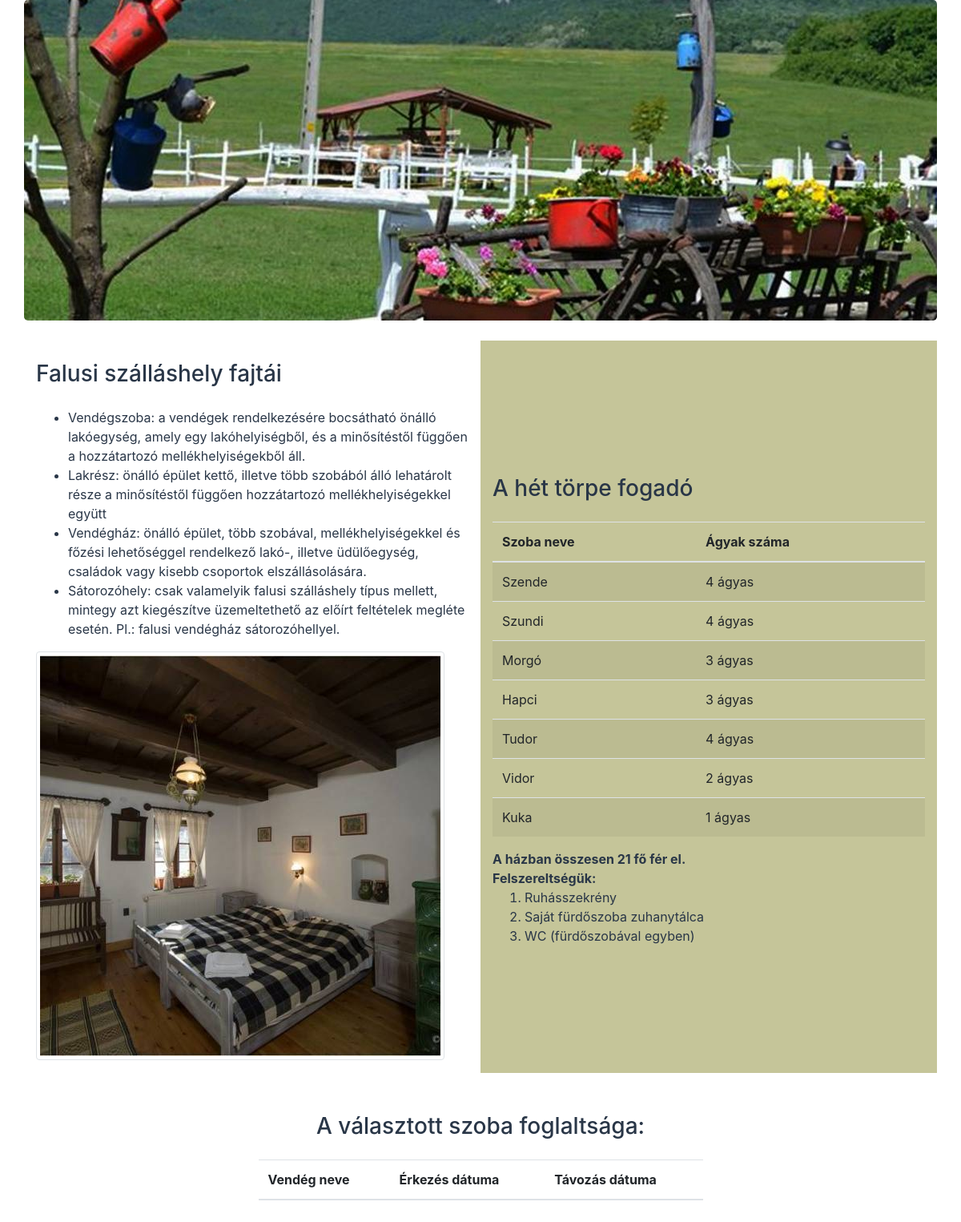
Screenshot of /Komplex/komplex_1/nezet/foglaltsag.php with the database file from the repository.
### tables this page shows
CREATE TABLE IF NOT EXISTS szobak (
  szazon INT(11) NOT NULL,
  sznev VARCHAR(6) DEFAULT NULL,
  agy INT(11) DEFAULT NULL,
  potagy INT(11) DEFAULT NULL,
  PRIMARY KEY (szazon)
);

### Komplex/komplex_1/nezet/foglaltsag.php (the view, shortened to what this page needs)
<!DOCTYPE html>
<?php
include_once '../include/connect.php';
?>
<html lang="hu">
<head>
    <link rel="stylesheet" href="../css/bootstrap.css">
    <link rel="stylesheet" href="../fogado.css">
</head>
<body>
    <div class="container jumbotron bg-fej"></div>
    <div class="container">
        <div class="row">
            <div class="col-md-6">
                <h3>Falusi szálláshely fajtái</h3>
                <p>
                <ul>
                    <li>Vendégszoba: a vendégek rendelkezésére bocsátható önálló lakóegység, amely egy lakóhelyiségből, és a minősítéstől függően a hozzátartozó mellékhelyiségekből áll.</li>
                    <li>Lakrész: önálló épület kettő, illetve több szobából álló lehatárolt része a minősítéstől függően hozzátartozó mellékhelyiségekkel együtt</li>
                    <li>Vendégház: önálló épület, több szobával, mellékhelyiségekkel és főzési lehetőséggel rendelkező lakó-, illetve üdülőegység, családok vagy kisebb csoportok elszállásolására.</li>
                    <li>Sátorozóhely: csak valamelyik falusi szálláshely típus mellett, mintegy azt kiegészítve üzemeltethető az előírt feltételek megléte esetén. Pl.: falusi vendégház sátorozóhellyel.</li>
                </ul>
                </p>
                <p>
                    <img src="../img/ketagyas.jpg" class="img-thumbnail">
                </p>
            </div>
            <div class="col-md-6 bg-torzs">
                <h3>A hét törpe fogadó</h3>
                <table class="table table-striped">
                    <thead>
                        <th>Szoba neve</th>
                        <th>Ágyak száma</th>
                    </thead>
                    <tbody>
                        <?php
                        $lekerdezes =  mysqli_query($mysqli, "SELECT sznev, agy FROM szobak");
                        $szummaFo = 0;
                        while ($sortomb = mysqli_fetch_assoc($lekerdezes)) {
                            $szobanev = $sortomb['sznev'];
                            $agyakszama = $sortomb['agy'];
                            $szummaFo += $agyakszama;
                            echo "
                                <tr>
                                  <td>$szobanev</td>
                                  <td>$agyakszama ágyas</td>
                                </tr>
                            ";
                        }
                        ?>
                    </tbody>
                </table>
                <?php echo "<span class=\"font-weight-bold\">A házban összesen $szummaFo fő fér el.</span><br>" ?>
                <span class="font-weight-bold">Felszereltségük:</span>
                <ol>
                    <li>Ruhásszekrény</li>
                    <li>Saját fürdőszoba zuhanytálca</li>
                    <li>WC (fürdőszobával egyben)</li>
                </ol>
            </div>
        </div>
    </div>
    <div class="container">
        <div class="row">
            <div class="col-md-12">
                <h3 class="text-center">A választott szoba foglaltsága: <?php echo $_GET['szoba']; ?></h3>
                <table class="table table-striped mx-auto w-50">
                    <thead>
                        <th>Vendég neve</th>
                        <th>Érkezés dátuma</th>
                        <th>Távozás dátuma</th>
                    </thead>
                </table>
            </div>
        </div>
    </div>
</body>
</html>

### Komplex/komplex_1/fogado.css (style rules this page uses)
body { color: #293647; }
.bg-fej { background-image: url("./img/top.jpg"); background-position: center; height: 400px; }
.container { margin-bottom: 25px; }
.bg-torzs { align-content: center; background-color: #C5C599; }
h3 { margin: 25px 0px; }

### rows the page displays
szobak: sznev "Szende", agy "4"
szobak: sznev "Szundi", agy "4"
szobak: sznev "Morgó", agy "3"
szobak: sznev "Hapci", agy "3"
szobak: sznev "Tudor", agy "4"
szobak: sznev "Vidor", agy "2"
szobak: sznev "Kuka", agy "1"

### other values shown
$szummaFo "21"
